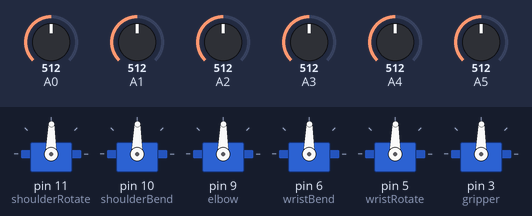
Recording of a sketch running on a simulated Arduino Uno, built with avr-gcc and run on an emulated ATmega328P. On the bench: 6 × servo. The inputs (shaded band) are chosen by the test bench; at power-on: A0 = 512, A1 = 512, A2 = 512, A3 = 512, A4 = 512, A5 = 512.

Above: at 1.2 s.
1.3 s: A0 set to 716
At 1.9 s:
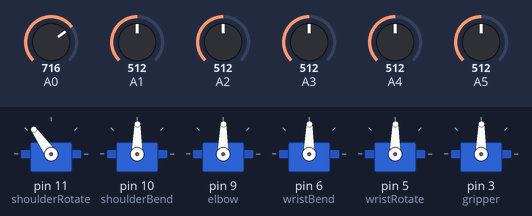
2.8 s: A1 set to 716
At 3.7 s:
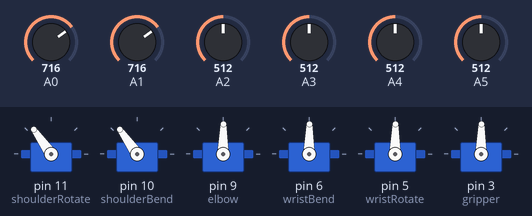
4.3 s: A2 set to 716
At 5.4 s:
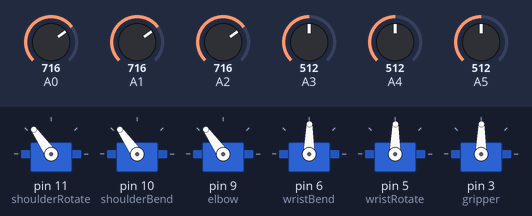
5.8 s: A3 set to 716
At 7.0 s:
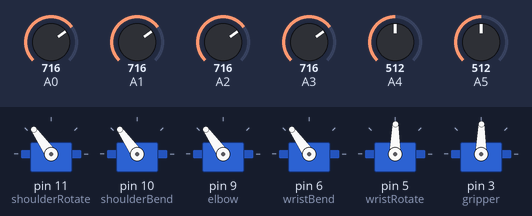
7.3 s: A4 set to 716
At 8.5 s:
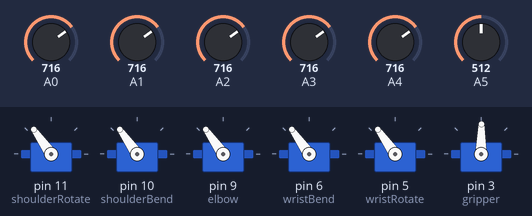
8.8 s: A5 set to 716
At 9.3 s:
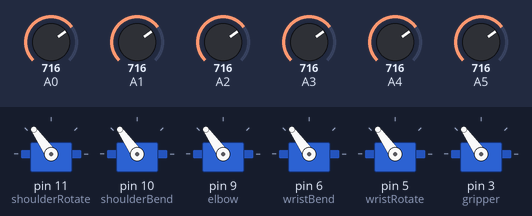
Timing chart, 0 to 11.3 s (numbered marks = the images above; inputs shaded):
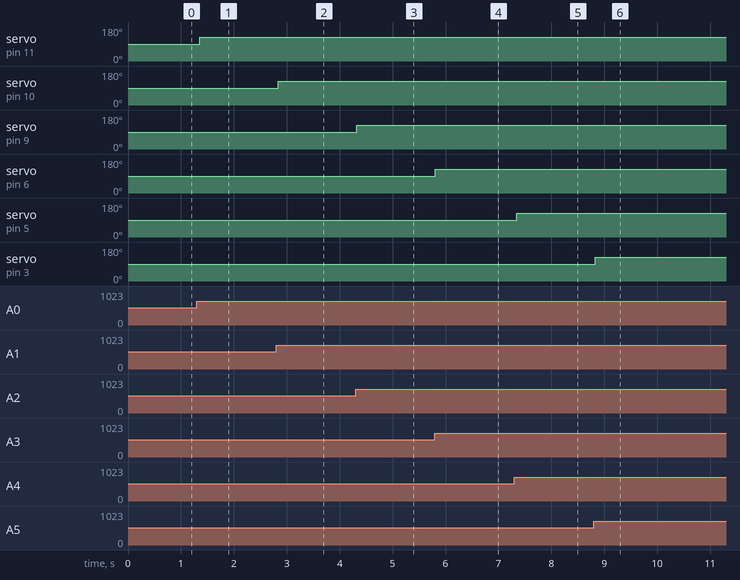

Measured:
- after the input at 1.3 s, servo on pin 11 (shoulderRotate): 89° → 125° after 0.05 s
- after the input at 2.8 s, servo on pin 10 (shoulderBend): 89° → 125° at once
- after the input at 4.3 s, servo on pin 9 (elbow): 89° → 125° at once
- after the input at 5.8 s, servo on pin 6 (wristBend): 89° → 125° at once
- after the input at 7.3 s, servo on pin 5 (wristRotate): 89° → 125° after 0.05 s
- after the input at 8.8 s, servo on pin 3 (gripper): 89° → 125° at once

The sketch:

Mechatronic_Arm.ino
```cpp
//Version 1.0
//Date: 6/29/2014
//Description: This is the first version of the controls code for my
//mechatronic arm. It features 6 servos controlled by PWM via 6 potentiometers.
//There are no feedback sensors in this version (i.e. it is an Open Feedback
//system).
//Desired Future Updates: Different controls to enable use of analog pins for
//sensors. Custom Function for each servo reading. Ability to remember patterns.
//Ability to add delays.
//Equipent: Arduino Uno

///////////////////////////////////////////////////////////////////////////////
#include <Servo.h>    // Use Servo library

// Servos in order from bottom of the arm up
Servo  shoulderRotate;  //Servo 1 - A0
Servo  shoulderBend;    //Servo 2 - A1
Servo  elbow;           //Servo 3 - A2
Servo  wristBend;       //Servo 4 - A3
Servo  wristRotate;     //Servo 5 - A4
Servo  gripper;         //Servo 6 - A5

int val0 = 0;  //A0
int val1 = 0;  //A1
int val2 = 0;  //A2
int val3 = 0;  //A3
int val4 = 0;  //A4
int val5 = 0;  //A5

///////////////////////////////////////////////////////////////////////////////

void setup()
{
  //Connect servos to pwm pins
  shoulderRotate.attach(11);
  shoulderBend.attach(10);
  elbow.attach(9);
  wristBend.attach(6);
  wristRotate.attach(5);
  gripper.attach(3);
}

///////////////////////////////////////////////////////////////////////////////

void loop()
{
  val0 = analogRead(0);
  val0 = map(val0, 0, 1023, 0, 179);
  shoulderRotate.write(val0);
  delay(10);

  val1 = analogRead(1);
  val1 = map(val1, 0, 1023, 0, 179);
  shoulderBend.write(val1);
  delay(10);

  val2 = analogRead(2);
  val2 = map(val2, 0, 1023, 0, 179);
  elbow.write(val2);
  delay(10);

  val3 = analogRead(3);
  val3 = map(val3, 0, 1023, 0, 179);
  wristBend.write(val3);
  delay(10);

  val4 = analogRead(4);
  val4 = map(val4, 0, 1023, 0, 179);
  wristRotate.write(val4);
  delay(10);

  val5 = analogRead(5);
  val5 = map(val5, 0, 1023, 0, 179);
  gripper.write(val5);
  delay(10);
}

///////////////////////////////////////////////////////////////////////////////
```
